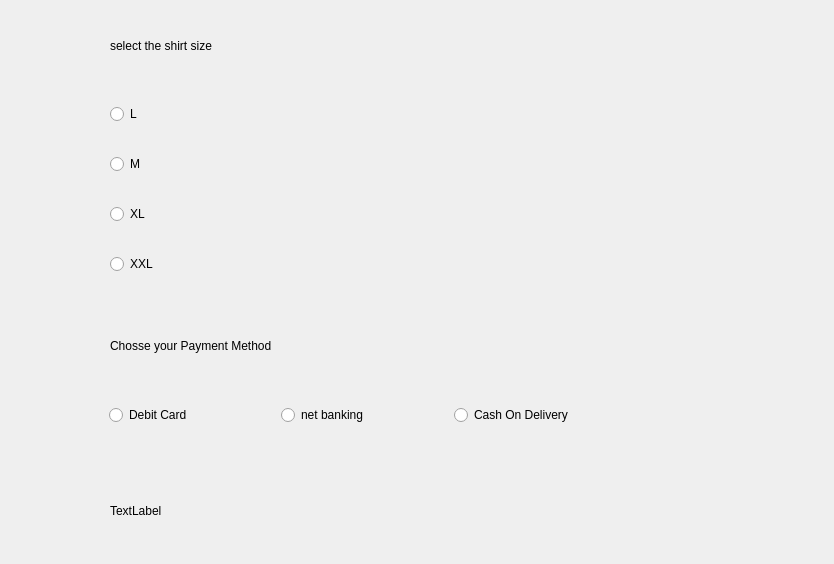
<?xml version="1.0" encoding="UTF-8"?>
<ui version="4.0">
 <class>Dialog</class>
 <widget class="QDialog" name="Dialog">
  <property name="geometry">
   <rect>
    <x>0</x>
    <y>0</y>
    <width>834</width>
    <height>564</height>
   </rect>
  </property>
  <property name="windowTitle">
   <string>Dialog</string>
  </property>
  <widget class="QWidget" name="verticalLayoutWidget">
   <property name="geometry">
    <rect>
     <x>110</x>
     <y>80</y>
     <width>131</width>
     <height>221</height>
    </rect>
   </property>
   <layout class="QVBoxLayout" name="verticalLayout">
    <item>
     <widget class="QRadioButton" name="radioButtonLarge">
      <property name="text">
       <string>L</string>
      </property>
     </widget>
    </item>
    <item>
     <widget class="QRadioButton" name="radioButtonMedium">
      <property name="text">
       <string>M</string>
      </property>
     </widget>
    </item>
    <item>
     <widget class="QRadioButton" name="radioButtonXL">
      <property name="text">
       <string>XL</string>
      </property>
     </widget>
    </item>
    <item>
     <widget class="QRadioButton" name="radioButtonXXL">
      <property name="text">
       <string>XXL</string>
      </property>
     </widget>
    </item>
   </layout>
  </widget>
  <widget class="QWidget" name="horizontalLayoutWidget">
   <property name="geometry">
    <rect>
     <x>109</x>
     <y>380</y>
     <width>511</width>
     <height>71</height>
    </rect>
   </property>
   <layout class="QHBoxLayout" name="horizontalLayout">
    <item>
     <widget class="QRadioButton" name="radioButtonDebitCard">
      <property name="text">
       <string>Debit Card</string>
      </property>
     </widget>
    </item>
    <item>
     <widget class="QRadioButton" name="radioButtonNetBanking">
      <property name="text">
       <string>net banking</string>
      </property>
     </widget>
    </item>
    <item>
     <widget class="QRadioButton" name="radioButtonCash">
      <property name="text">
       <string>Cash On Delivery</string>
      </property>
     </widget>
    </item>
   </layout>
  </widget>
  <widget class="QLabel" name="label">
   <property name="geometry">
    <rect>
     <x>110</x>
     <y>30</y>
     <width>371</width>
     <height>31</height>
    </rect>
   </property>
   <property name="text">
    <string>select the shirt size</string>
   </property>
  </widget>
  <widget class="QLabel" name="label_2">
   <property name="geometry">
    <rect>
     <x>110</x>
     <y>330</y>
     <width>231</width>
     <height>31</height>
    </rect>
   </property>
   <property name="text">
    <string>Chosse your Payment Method</string>
   </property>
  </widget>
  <widget class="QLabel" name="labelSelected">
   <property name="geometry">
    <rect>
     <x>110</x>
     <y>490</y>
     <width>521</width>
     <height>41</height>
    </rect>
   </property>
   <property name="text">
    <string>TextLabel</string>
   </property>
  </widget>
 </widget>
 <resources/>
 <connections/>
</ui>
